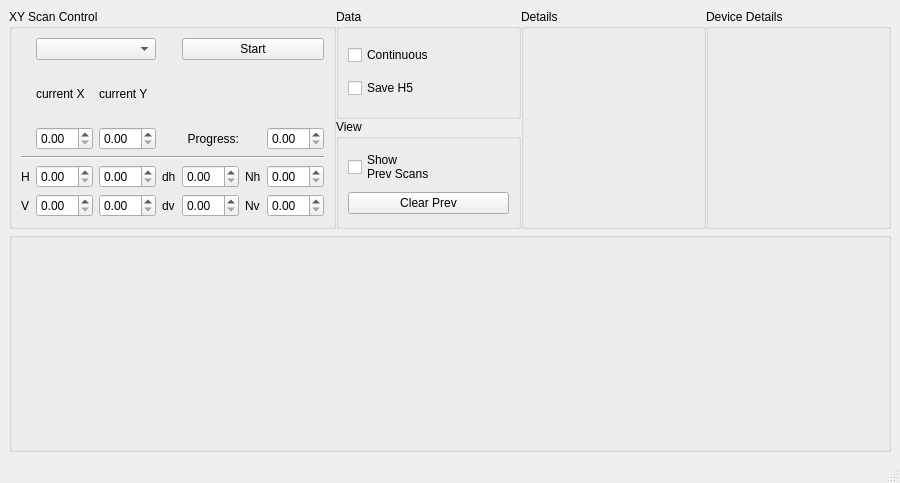
<?xml version="1.0" encoding="UTF-8"?>
<ui version="4.0">
 <class>SimpleXYScanWindow</class>
 <widget class="QMainWindow" name="SimpleXYScanWindow">
  <property name="geometry">
   <rect>
    <x>0</x>
    <y>0</y>
    <width>900</width>
    <height>483</height>
   </rect>
  </property>
  <property name="acceptDrops">
   <bool>false</bool>
  </property>
  <property name="windowTitle">
   <string>Simple XY Scan</string>
  </property>
  <widget class="QWidget" name="centralwidget">
   <layout class="QGridLayout" name="gridLayout_2" rowstretch="0,0" columnstretch="0">
    <property name="verticalSpacing">
     <number>3</number>
    </property>
    <item row="0" column="0">
     <layout class="QHBoxLayout" name="settings_horizontalLayout">
      <item>
       <widget class="QGroupBox" name="control_groupBox">
        <property name="maximumSize">
         <size>
          <width>450</width>
          <height>16777215</height>
         </size>
        </property>
        <property name="title">
         <string>XY Scan Control</string>
        </property>
        <layout class="QGridLayout" name="gridLayout" columnstretch="0,0,0,0,0,0,0">
         <item row="2" column="2">
          <widget class="QDoubleSpinBox" name="y_doubleSpinBox"/>
         </item>
         <item row="6" column="3">
          <widget class="QLabel" name="dv_label_2">
           <property name="text">
            <string>dv</string>
           </property>
          </widget>
         </item>
         <item row="1" column="1">
          <widget class="QLabel" name="x_label">
           <property name="text">
            <string>current X</string>
           </property>
          </widget>
         </item>
         <item row="4" column="2">
          <widget class="QDoubleSpinBox" name="h1_doubleSpinBox"/>
         </item>
         <item row="2" column="4">
          <widget class="QLabel" name="progres_label">
           <property name="text">
            <string>Progress:</string>
           </property>
           <property name="alignment">
            <set>Qt::AlignRight|Qt::AlignTrailing|Qt::AlignVCenter</set>
           </property>
          </widget>
         </item>
         <item row="6" column="4">
          <widget class="QDoubleSpinBox" name="dv_doubleSpinBox"/>
         </item>
         <item row="4" column="4">
          <widget class="QDoubleSpinBox" name="dh_doubleSpinBox"/>
         </item>
         <item row="1" column="2">
          <widget class="QLabel" name="y_label">
           <property name="text">
            <string>current Y</string>
           </property>
          </widget>
         </item>
         <item row="4" column="0">
          <widget class="QLabel" name="h_label">
           <property name="text">
            <string>H</string>
           </property>
          </widget>
         </item>
         <item row="2" column="6">
          <widget class="QDoubleSpinBox" name="progress_doubleSpinBox"/>
         </item>
         <item row="6" column="2">
          <widget class="QDoubleSpinBox" name="v1_doubleSpinBox"/>
         </item>
         <item row="6" column="0">
          <widget class="QLabel" name="v_label_2">
           <property name="text">
            <string>V</string>
           </property>
          </widget>
         </item>
         <item row="2" column="1">
          <widget class="QDoubleSpinBox" name="x_doubleSpinBox"/>
         </item>
         <item row="4" column="1">
          <widget class="QDoubleSpinBox" name="h0_doubleSpinBox"/>
         </item>
         <item row="3" column="0" colspan="7">
          <widget class="Line" name="line">
           <property name="orientation">
            <enum>Qt::Horizontal</enum>
           </property>
          </widget>
         </item>
         <item row="4" column="6">
          <widget class="QDoubleSpinBox" name="Nh_doubleSpinBox"/>
         </item>
         <item row="4" column="5">
          <widget class="QLabel" name="label_2">
           <property name="text">
            <string>Nh</string>
           </property>
          </widget>
         </item>
         <item row="6" column="1">
          <widget class="QDoubleSpinBox" name="v0_doubleSpinBox"/>
         </item>
         <item row="6" column="6">
          <widget class="QDoubleSpinBox" name="Nv_doubleSpinBox"/>
         </item>
         <item row="4" column="3">
          <widget class="QLabel" name="dv_label">
           <property name="text">
            <string>dh</string>
           </property>
          </widget>
         </item>
         <item row="6" column="5">
          <widget class="QLabel" name="label_3">
           <property name="text">
            <string>Nv</string>
           </property>
          </widget>
         </item>
         <item row="0" column="1" colspan="2">
          <widget class="QComboBox" name="scan_type_comboBox"/>
         </item>
         <item row="0" column="4" colspan="3">
          <widget class="QPushButton" name="start_pushButton">
           <property name="text">
            <string>Start</string>
           </property>
          </widget>
         </item>
        </layout>
       </widget>
      </item>
      <item>
       <layout class="QVBoxLayout" name="verticalLayout_3">
        <item>
         <widget class="QGroupBox" name="groupBox">
          <property name="title">
           <string>Data</string>
          </property>
          <layout class="QGridLayout" name="gridLayout_3">
           <item row="0" column="0">
            <widget class="QCheckBox" name="continuous_scan_checkBox">
             <property name="text">
              <string>Continuous</string>
             </property>
            </widget>
           </item>
           <item row="1" column="0">
            <widget class="QCheckBox" name="save_h5_checkBox">
             <property name="text">
              <string>Save H5</string>
             </property>
            </widget>
           </item>
          </layout>
         </widget>
        </item>
        <item>
         <widget class="QGroupBox" name="groupBox_2">
          <property name="title">
           <string>View</string>
          </property>
          <layout class="QGridLayout" name="gridLayout_4">
           <item row="0" column="0">
            <widget class="QCheckBox" name="show_previous_scans_checkBox">
             <property name="text">
              <string>Show 
Prev Scans</string>
             </property>
            </widget>
           </item>
           <item row="1" column="0">
            <widget class="QPushButton" name="clear_previous_scans_pushButton">
             <property name="text">
              <string>Clear Prev</string>
             </property>
            </widget>
           </item>
          </layout>
         </widget>
        </item>
       </layout>
      </item>
      <item>
       <widget class="QGroupBox" name="details_groupBox">
        <property name="title">
         <string>Details</string>
        </property>
        <layout class="QVBoxLayout" name="details_layout"/>
       </widget>
      </item>
      <item>
       <widget class="QGroupBox" name="device_details_GroupBox">
        <property name="title">
         <string>Device Details</string>
        </property>
        <layout class="QGridLayout" name="device_details_layout"/>
       </widget>
      </item>
     </layout>
    </item>
    <item row="1" column="0">
     <widget class="QGroupBox" name="plot_groupBox">
      <property name="title">
       <string/>
      </property>
      <property name="flat">
       <bool>true</bool>
      </property>
      <layout class="QVBoxLayout" name="verticalLayout_2">
       <property name="spacing">
        <number>0</number>
       </property>
       <property name="leftMargin">
        <number>0</number>
       </property>
       <property name="topMargin">
        <number>0</number>
       </property>
       <property name="rightMargin">
        <number>0</number>
       </property>
       <property name="bottomMargin">
        <number>0</number>
       </property>
      </layout>
     </widget>
    </item>
   </layout>
  </widget>
  <widget class="QMenuBar" name="menubar">
   <property name="enabled">
    <bool>true</bool>
   </property>
   <property name="geometry">
    <rect>
     <x>0</x>
     <y>0</y>
     <width>900</width>
     <height>17</height>
    </rect>
   </property>
  </widget>
  <widget class="QStatusBar" name="statusbar">
   <property name="enabled">
    <bool>true</bool>
   </property>
  </widget>
 </widget>
 <tabstops>
  <tabstop>scan_type_comboBox</tabstop>
  <tabstop>start_pushButton</tabstop>
  <tabstop>x_doubleSpinBox</tabstop>
  <tabstop>y_doubleSpinBox</tabstop>
  <tabstop>progress_doubleSpinBox</tabstop>
  <tabstop>h0_doubleSpinBox</tabstop>
  <tabstop>h1_doubleSpinBox</tabstop>
  <tabstop>dh_doubleSpinBox</tabstop>
  <tabstop>Nh_doubleSpinBox</tabstop>
  <tabstop>v0_doubleSpinBox</tabstop>
  <tabstop>v1_doubleSpinBox</tabstop>
  <tabstop>dv_doubleSpinBox</tabstop>
  <tabstop>Nv_doubleSpinBox</tabstop>
 </tabstops>
 <resources/>
 <connections/>
</ui>
